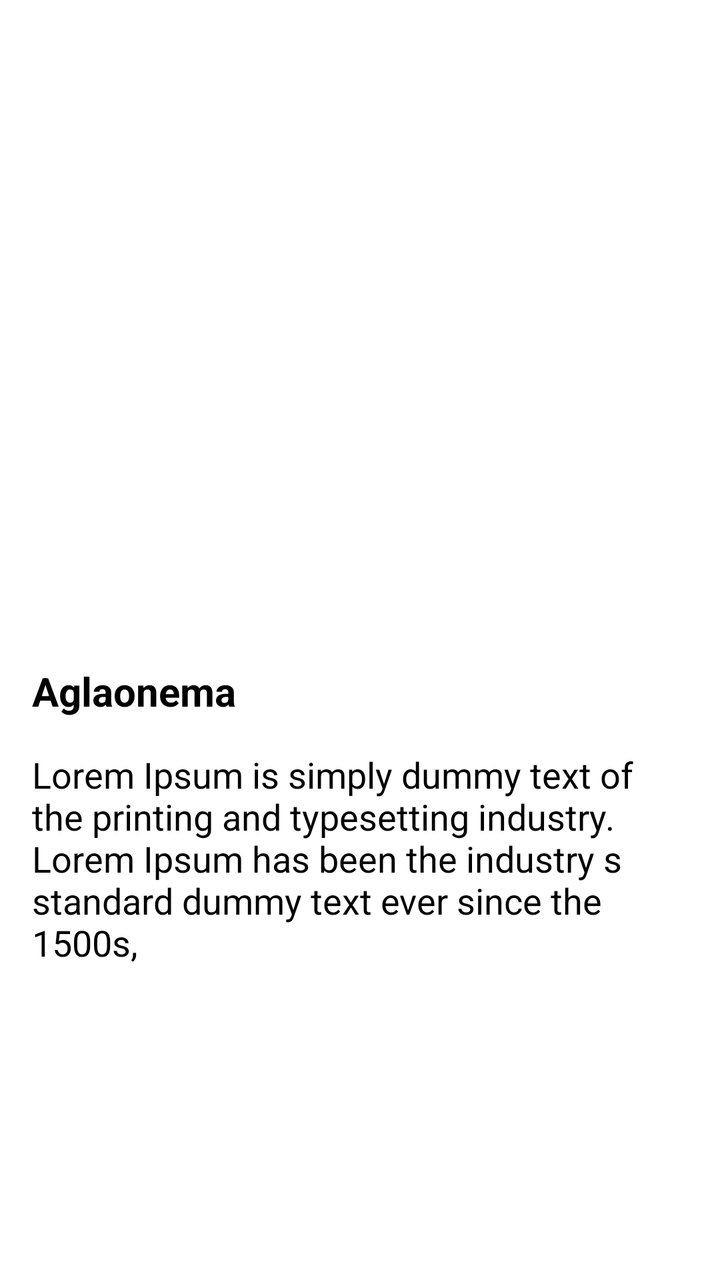
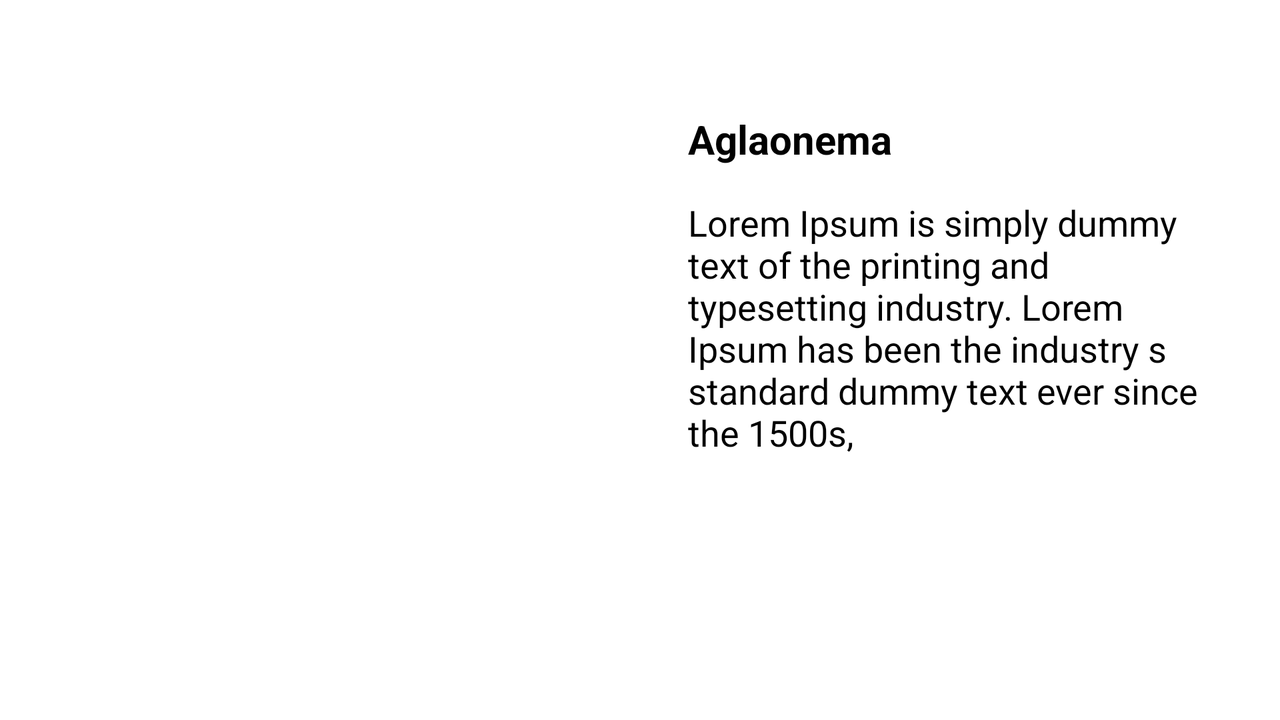

The same Android screen from two of the app's own layout files: first res/layout/ as a phone draws it, then the repository's variant for another configuration, drawn on a device whose configuration selects that folder. Both files follow.
<!-- AndroidManifest.xml: application theme Theme.Capstone -->
<!-- res/layout/activity_detail.xml -->
<?xml version="1.0" encoding="utf-8"?>
<androidx.constraintlayout.widget.ConstraintLayout xmlns:android="http://schemas.android.com/apk/res/android"
    xmlns:app="http://schemas.android.com/apk/res-auto"
    xmlns:tools="http://schemas.android.com/tools"
    android:id="@+id/main"
    android:layout_width="match_parent"
    android:layout_height="match_parent"
    android:paddingTop="?attr/actionBarSize"
    tools:context=".ui.detail.DetailActivity">

    <ImageView
        android:id="@+id/imgDetailView"
        android:layout_width="match_parent"
        android:layout_height="260dp"
        android:scaleType="centerCrop"
        app:layout_constraintEnd_toEndOf="parent"
        app:layout_constraintStart_toStartOf="parent"
        app:layout_constraintTop_toTopOf="parent"
        tools:src="@drawable/dummy_img1" />

    <TextView
        android:id="@+id/textTitleView"
        android:layout_width="match_parent"
        android:layout_height="wrap_content"
        android:layout_marginStart="16dp"
        android:layout_marginTop="16dp"
        android:layout_marginEnd="16dp"
        android:textColor="?attr/colorOnSecondary"
        android:textSize="20sp"
        android:textStyle="bold"
        app:layout_constraintEnd_toEndOf="parent"
        app:layout_constraintStart_toStartOf="parent"
        app:layout_constraintTop_toBottomOf="@+id/imgDetailView"
        tools:text="@string/dummy_text" />

    <TextView
        android:id="@+id/textDescView"
        android:layout_width="match_parent"
        android:layout_height="wrap_content"
        android:textColor="?attr/colorOnSecondary"
        android:textSize="18sp"
        android:layout_marginTop="16dp"
        android:layout_marginStart="16dp"
        android:layout_marginEnd="16dp"
        app:layout_constraintEnd_toEndOf="@+id/textTitleView"
        app:layout_constraintStart_toStartOf="@+id/textTitleView"
        app:layout_constraintTop_toBottomOf="@+id/textTitleView"
        tools:text="@string/description_text" />

</androidx.constraintlayout.widget.ConstraintLayout>
<!-- resources referenced by this layout -->
<resources>
  <string name="description_text">Lorem Ipsum is simply dummy text of the printing and typesetting industry. Lorem Ipsum has been the industry s standard dummy text ever since the 1500s,</string>
  <string name="dummy_text">Aglaonema </string>
  <style name="Theme.Capstone" parent="Theme.MaterialComponents.DayNight.DarkActionBar">
          
          <item name="colorPrimary">@color/green_700</item>
          <item name="colorPrimaryVariant">@color/green_500</item>
          <item name="colorOnPrimary">@color/white</item>
          
          <item name="colorSecondary">@color/teal_200</item>
          <item name="colorSecondaryVariant">@color/teal_700</item>
          <item name="colorOnSecondary">@color/black</item>
          
          <item name="android:statusBarColor">?attr/colorPrimaryVariant</item>
          
      </style>
  <color name="green_700">#109310</color>
  <color name="green_500">#1d861d</color>
  <color name="white">#FFFFFFFF</color>
  <color name="teal_200">#FF03DAC5</color>
  <color name="teal_700">#FF018786</color>
  <color name="black">#FF000000</color>
</resources>
<!-- res/layout-land/activity_detail.xml (the repository's variant of the layout above) -->
<!-- drawn on the phone turned sideways -->
<?xml version="1.0" encoding="utf-8"?>
<androidx.constraintlayout.widget.ConstraintLayout xmlns:android="http://schemas.android.com/apk/res/android"
    xmlns:app="http://schemas.android.com/apk/res-auto"
    xmlns:tools="http://schemas.android.com/tools"
    android:id="@+id/main"
    android:layout_width="match_parent"
    android:layout_height="match_parent"
    android:paddingTop="?attr/actionBarSize"
    tools:context=".ui.detail.DetailActivity">

    <ImageView
        android:id="@+id/imgDetailView"
        android:layout_width="0dp"
        android:layout_height="0dp"
        android:scaleType="centerCrop"
        app:layout_constraintBottom_toBottomOf="parent"
        app:layout_constraintEnd_toStartOf="@id/guidelineVertical"
        app:layout_constraintStart_toStartOf="parent"
        app:layout_constraintTop_toTopOf="parent"
        tools:src="@drawable/dummy_img1" />

    <TextView
        android:id="@+id/textTitleView"
        android:layout_width="0dp"
        android:layout_height="wrap_content"
        android:layout_marginStart="24dp"
        android:layout_marginEnd="24dp"
        android:textColor="?attr/colorOnSecondary"
        android:textSize="20sp"
        android:textStyle="bold"
        app:layout_constraintEnd_toEndOf="parent"
        app:layout_constraintStart_toStartOf="@id/guidelineVertical"
        app:layout_constraintTop_toTopOf="parent"
        tools:text="@string/dummy_text" />

    <TextView
        android:id="@+id/textDescView"
        android:layout_width="0dp"
        android:layout_height="wrap_content"
        android:textColor="?attr/colorOnSecondary"
        android:textSize="18sp"
        android:layout_marginTop="16dp"
        android:layout_marginStart="24dp"
        android:layout_marginEnd="24dp"
        app:layout_constraintEnd_toEndOf="parent"
        app:layout_constraintStart_toStartOf="@+id/guidelineVertical"
        app:layout_constraintTop_toBottomOf="@+id/textTitleView"
        tools:text="@string/description_text" />

    <androidx.constraintlayout.widget.Guideline
        android:id="@+id/guidelineVertical"
        android:layout_width="wrap_content"
        android:layout_height="64dp"
        android:orientation="vertical"
        app:layout_constraintEnd_toEndOf="parent"
        app:layout_constraintGuide_percent="0.5"
        app:layout_constraintStart_toStartOf="parent" />
</androidx.constraintlayout.widget.ConstraintLayout>
